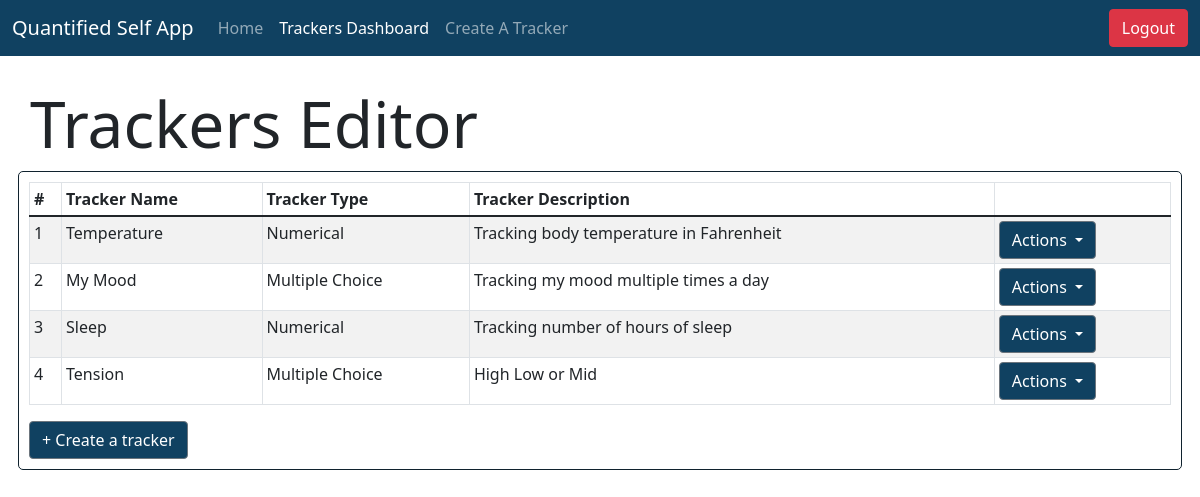
The page /trackers (signed in) on the database its author committed.
### models.py (models this page shows)
class Trackers_Model(db.Model):
  __tablename__ = "Trackers"
  tracker_id = db.Column(db.Integer, autoincrement=True, primary_key=True)
  tracker_name = db.Column(db.String, nullable=False, unique=True)
  tracker_type = db.Column(db.String, nullable=False)
  tracker_desc = db.Column(db.String)

### app/trackerviews.py (the view)
@app.route("/trackers")
@login_required
def trackers_dashboard():
    trackers = Trackers_Model.query.all()
    return render_template("tracker_dashboard.html", trackers=trackers, username=current_user.username)

### app/userviews.py (called while the page is built)
@login_manager.user_loader
def load_user(user_id):
    return Users_Model.query.get(user_id)

### templates/tracker_dashboard.html (shortened to what this page needs)
<!DOCTYPE html>
<html lang="en">
<head>
    <link rel="stylesheet" href="/css/bootstrap.css" />
    <link rel="stylesheet" href="/css/bootstrap-grid.css" />
</head>
<body>
    <nav class="navbar navbar-expand-lg navbar-dark" style="background-color: #104161;">
        <div class="container-fluid">
          <a class="navbar-brand" href="#">Quantified Self App</a>
          <div class="collapse navbar-collapse" id="navbarNavAltMarkup">
            <div class="navbar-nav">
              <a href="/user/{{username}}/home" class="nav-link">Home</a>
              <a class="nav-link active" aria-current="page" href="/trackers">Trackers Dashboard</a>
              <a class="nav-link" aria-current="page" href="/trackers/create">Create A Tracker</a>
            </div>
          </div>
          <a class="btn btn-danger" role="button" href="/user/logout" >Logout</a>
        </div>
    </nav>
    <div class="containe-sm" style="padding: 30px">
        <div class="row">
            <h1 class="display-3">Trackers Editor</h1>
            <div class="col-md justify-content-center" style="border: 1px solid #10222E; border-radius: 5px; padding: 10px;">
                <div class="table-responsive">
                    <table class="table table-sm table-striped table-bordered">
                        <thead>
                            <tr>
                                <th scope="col">#</th>
                                <th scope="col">Tracker Name</th>
                                <th scope="col">Tracker Type</th>
                                <th scope="col">Tracker Description</th>
                                <th scope="col"></th>
                            </tr>
                        </thead>
                        <tbody>
                            {% for tracker in trackers %}
                            <tr>
                                <td scope="row">{{loop.index}}</td>
                                <td>{{tracker.tracker_name}}</td>
                                <td>{{tracker.tracker_type}}</td>
                                <td>{{tracker.tracker_desc}}</td>
                                <td>
                                    <div class="dropdown">
                                        <button class="btn btn-outline-secondary dropdown-toggle" type="button" id="dropdownMenuButton" data-bs-toggle="dropdown" aria-expanded="false" style="background-color: #104161; color: white;">
                                        Actions
                                        </button>
                                  </div>
                                </td>
                            </tr>
                            {% endfor %}
                        </tbody>
                    </table>
                </div>
                <a href="/trackers/create" class="btn btn-outline-secondary" role="button" style="background-color: #104161; color: white;">
                    + Create a tracker
                </a>
            </div>
        </div>
    </div>
</body>
</html>

### rows shown on the page
Trackers_Model: tracker_name "Temperature", tracker_type "Numerical", tracker_desc "Tracking body temperature in Fahrenheit"
Trackers_Model: tracker_name "My Mood", tracker_type "Multiple Choice", tracker_desc "Tracking my mood multiple times a day"
Trackers_Model: tracker_name "Sleep", tracker_type "Numerical", tracker_desc "Tracking number of hours of sleep"
Trackers_Model: tracker_name "Tension", tracker_type "Multiple Choice", tracker_desc "High Low or Mid"
